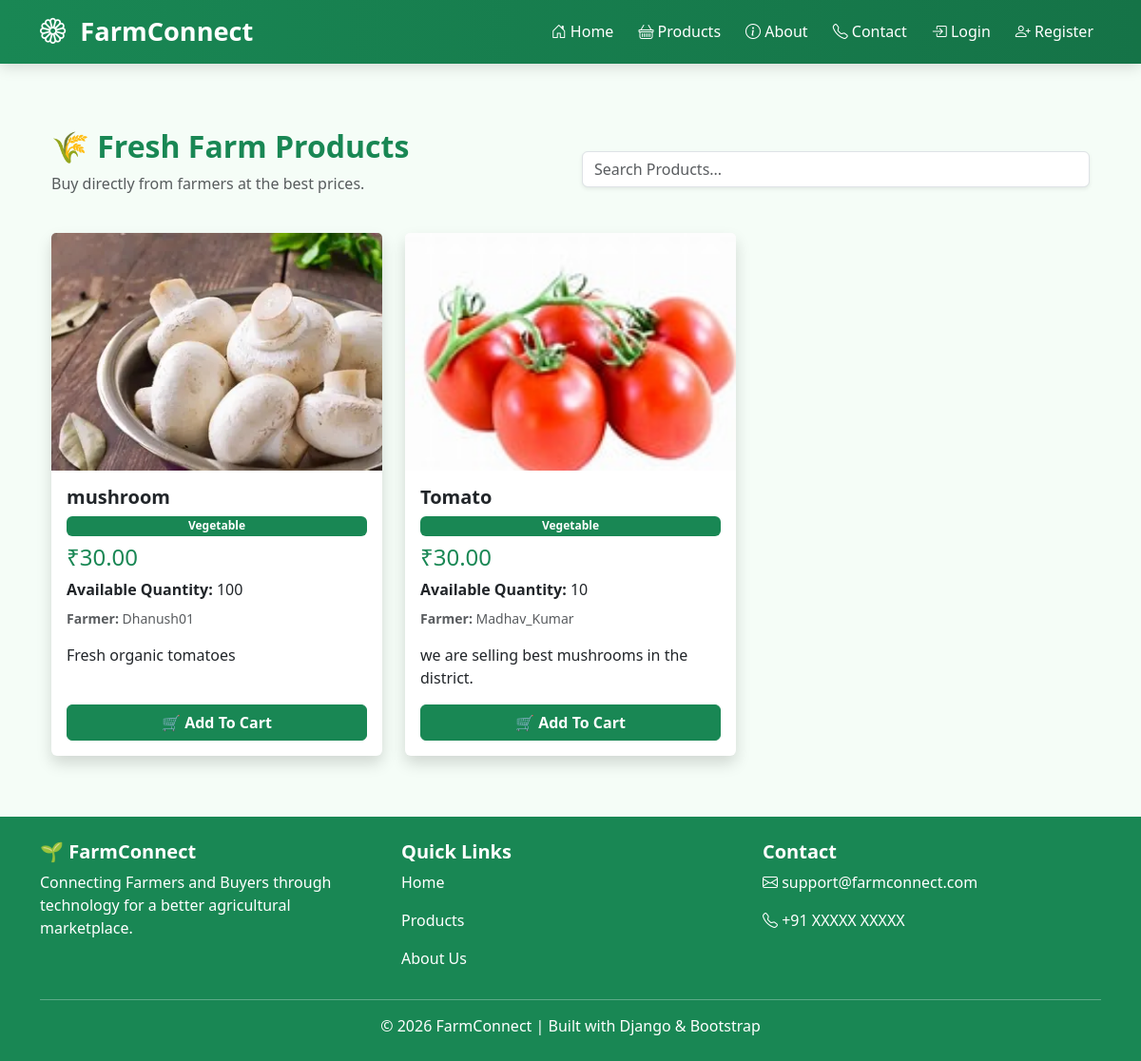
/products/, run on an earlier commit of the app's database.
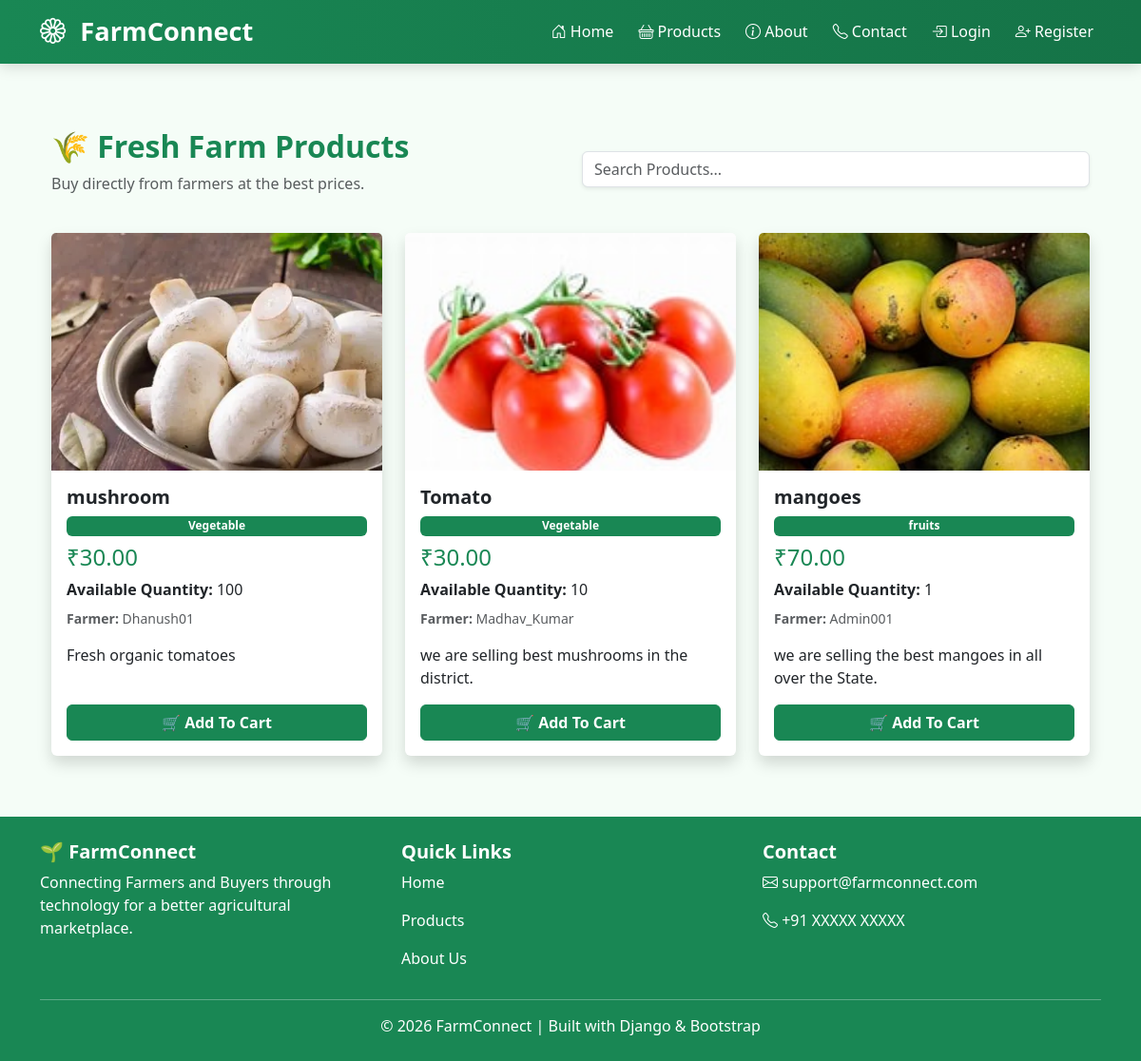
And on a later commit of the database.
### products/models.py (models this page shows, shortened)
class Product(models.Model):
    farmer = models.ForeignKey(
        settings.AUTH_USER_MODEL,
        on_delete=models.CASCADE
    )
    name = models.CharField(max_length=100)
    category = models.CharField(max_length=100)
    price = models.DecimalField(
        max_digits=10,
        decimal_places=2
    )
    quantity = models.IntegerField()
    description = models.TextField()
    image = models.ImageField(
        upload_to='products/',
        blank=True,
        null=True
    )
    created_at = models.DateTimeField(
        auto_now_add=True
    )

### accounts/models.py (models this page shows, shortened)
class User(AbstractUser):
    ROLE_CHOICES = (
        ('farmer', 'Farmer'),
        ('customer', 'Customer'),
    )
    role = models.CharField(
        max_length=20,
        choices=ROLE_CHOICES
    )
    phone = models.CharField(
        max_length=15,
        blank=True,
        null=True
    )
    address = models.TextField(
        blank=True,
        null=True
    )

### products/views.py (the view)
def products_page(request):
    products = Product.objects.all()
    search = request.GET.get('search')
    if search:
        products = products.filter(
            name__icontains=search
        )
    return render(
        request,
        'products/products.html',
        {
            'products': products
        }
    )

### products/templates/products/products.html (shortened to what this page needs)
{% extends 'base.html' %}
{% block content %}
<div class="container mt-5">
    <div class="row mb-4 align-items-center">
        <div class="col-md-6">
            <h2 class="fw-bold text-success">
                🌾 Fresh Farm Products
            </h2>
            <p class="text-muted">
                Buy directly from farmers at the best prices.
            </p>
        </div>
        <div class="col-md-6">
            <input
                type="text"
                class="form-control shadow-sm"
                placeholder="Search Products...">
        </div>
    </div>
    <div class="row">
        {% for product in products %}
        <div class="col-lg-4 col-md-6 mb-4">
            <div class="card shadow border-0 h-100">
                {% if product.image %}
                <img
                    src="{{ product.image.url }}"
                    class="card-img-top"
                    style="height:250px; object-fit:cover;">
                {% else %}
                <img
                    src="https://via.placeholder.com/400x250?text=No+Image"
                    class="card-img-top">
                {% endif %}
                <div class="card-body d-flex flex-column">
                    <h5 class="card-title fw-bold">
                        {{ product.name }}
                    </h5>
                    <span class="badge bg-success mb-2">
                        {{ product.category }}
                    </span>
                    <h4 class="text-success">
                        ₹{{ product.price }}
                    </h4>
                    <p class="mb-2">
                        <strong>Available Quantity:</strong>
                        {{ product.quantity }}
                    </p>
                    <p class="text-muted small">
                        <strong>Farmer:</strong>
                        {{ product.farmer.username }}
                    </p>
                    <p class="card-text">
                        {{ product.description|truncatewords:20 }}
                    </p>
                    <div class="mt-auto">
                        <a
                            href="{% url 'add_to_cart' product.id %}"
                            class="btn btn-success w-100">
                            🛒 Add To Cart
                        </a>
                    </div>
                </div>
            </div>
        </div>
        {% empty %}
        <div class="col-12">
            <div class="alert alert-warning text-center">
                No Products Available
            </div>
        </div>
        {% endfor %}
    </div>
</div>
{% endblock %}

### templates/base.html (shortened to what this page needs)
{% load static %}
<!DOCTYPE html>
<html lang="en">
<head>
    <link href="https://cdn.jsdelivr.net/npm/bootstrap@5.3.8/dist/css/bootstrap.min.css" rel="stylesheet">
    <link href="https://cdn.jsdelivr.net/npm/bootstrap-icons@1.11.3/font/bootstrap-icons.css" rel="stylesheet">
</head>
<body>
    <nav class="navbar navbar-expand-lg navbar-dark sticky-top">
        <div class="container">
            <a class="navbar-brand" href="/">
                <i class="bi bi-flower1"></i>
                FarmConnect
            </a>
            <div
                class="collapse navbar-collapse"
                id="navbarNav">
                <ul class="navbar-nav ms-auto">
                    <li class="nav-item">
                        <a class="nav-link" href="/">
                            <i class="bi bi-house-door"></i>
                            Home
                        </a>
                    </li>
                    <li class="nav-item">
                        <a class="nav-link" href="{% url 'products' %}">
                            <i class="bi bi-basket"></i>
                            Products
                        </a>
                    </li>
                    <li class="nav-item">
                        <a class="nav-link" href="#">
                            <i class="bi bi-info-circle"></i>
                            About
                        </a>
                    </li>
                    <li class="nav-item">
                        <a class="nav-link" href="#">
                            <i class="bi bi-telephone"></i>
                            Contact
                        </a>
                    </li>
                    {% if user.is_authenticated %}
                    <li class="nav-item">
                        <a
                            class="nav-link"
                            href="{% url 'dashboard' %}">
                            <i class="bi bi-speedometer2"></i>
                            Dashboard
                        </a>
                    </li>
                    <li class="nav-item">
                        <a
                            class="nav-link"
                            href="{% url 'logout' %}">
                            <i class="bi bi-box-arrow-right"></i>
                            Logout
                        </a>
                    </li>
                    {% else %}
                    <li class="nav-item">
                        <a
                            class="nav-link"
                            href="{% url 'login' %}">
                            <i class="bi bi-box-arrow-in-right"></i>
                            Login
                        </a>
                    </li>
                    <li class="nav-item">
                        <a
                            class="nav-link"
                            href="{% url 'register' %}">
                            <i class="bi bi-person-plus"></i>
                            Register
                        </a>
                    </li>
                    {% endif %}
                </ul>
            </div>
        </div>
    </nav>
    <main class="main-content">
        <div class="container">
            {% block content %}
            {% endblock %}
        </div>
    </main>
    <footer>
        <div class="container">
            <div class="row">
                <div class="col-md-4">
                    <h5>🌱 FarmConnect</h5>
                    <p>
                        Connecting Farmers and Buyers
                        through technology for a better
                        agricultural marketplace.
                    </p>
                </div>
                <div class="col-md-4">
                    <h5>Quick Links</h5>
                    <p><a href="/">Home</a></p>
                    <p><a href="#">Products</a></p>
                    <p><a href="#">About Us</a></p>
                </div>
                <div class="col-md-4">
                    <h5>Contact</h5>
                    <p>
                        <i class="bi bi-envelope"></i>
                        support@farmconnect.com
                    </p>
                    <p>
                        <i class="bi bi-telephone"></i>
                        +91 XXXXX XXXXX
                    </p>
                </div>
            </div>
            <div class="footer-bottom">
                © 2026 FarmConnect |
                Built with Django & Bootstrap
            </div>
        </div>
    </footer>
</body>
</html>

### templates/base.html (style rules this page uses)
body { background-color:#f5fdf7; min-height:100vh; display:flex; flex-direction:column; font-family:'Segoe UI',sans-serif; }
.navbar { background:linear-gradient( 90deg, #198754, #157347 ) !important; box-shadow:0 3px 15px rgba(0,0,0,0.15); }
.navbar-brand { font-size:1.7rem; font-weight:bold; color:white !important; }
.navbar-brand i { margin-right:8px; }
.nav-link { color:white !important; font-weight:500; margin-left:10px; transition:0.3s; }
.main-content { flex:1; padding-top:20px; padding-bottom:40px; }
footer { background:#198754; color:white; padding:25px 0; margin-top:auto; }
footer h5 { font-weight:bold; }
footer a { color:#ffffff; text-decoration:none; }
.footer-bottom { border-top:1px solid rgba(255,255,255,0.3); margin-top:15px; padding-top:15px; text-align:center; }

### products/templates/products/products.html (style rules this page uses)
.card { transition: all 0.3s ease; }
.card img { transition: 0.3s; }
.btn-success { font-weight: 600; }

What changed in the data, as far as the page shows it:
added Product: image (picture), name "mangoes", category "fruits", price "70.00", quantity "1", farmer.username "Admin001", description "we are selling the best mangoes in all over the State."
